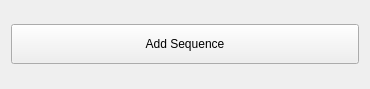
<?xml version="1.0" encoding="UTF-8"?>
<ui version="4.0">
 <class>AddShot</class>
 <widget class="QWidget" name="AddShot">
  <property name="geometry">
   <rect>
    <x>0</x>
    <y>0</y>
    <width>370</width>
    <height>89</height>
   </rect>
  </property>
  <property name="windowTitle">
   <string>Add Shot</string>
  </property>
  <layout class="QVBoxLayout" name="verticalLayout">
   <item>
    <layout class="QVBoxLayout" name="layoutSequence"/>
   </item>
   <item>
    <widget class="QPushButton" name="btnAddSequence">
     <property name="minimumSize">
      <size>
       <width>0</width>
       <height>40</height>
      </size>
     </property>
     <property name="text">
      <string>Add Sequence</string>
     </property>
    </widget>
   </item>
  </layout>
 </widget>
 <resources/>
 <connections/>
</ui>
